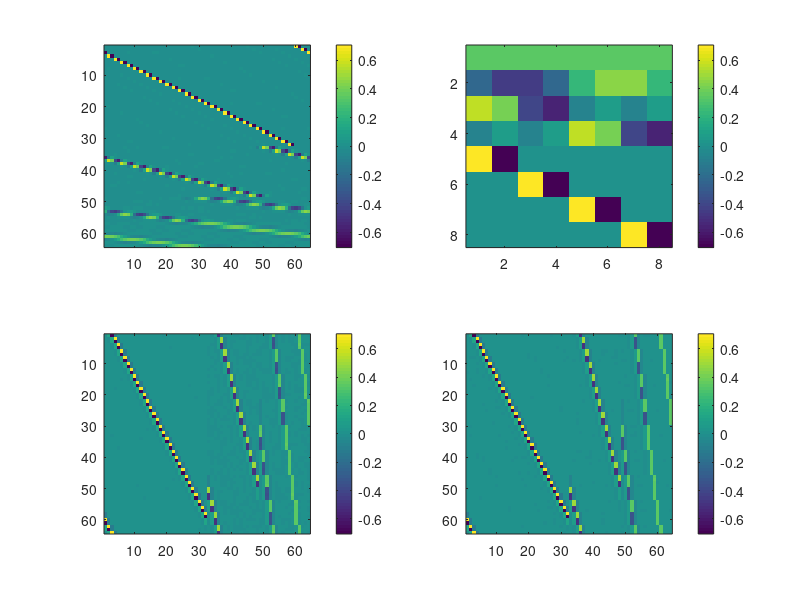
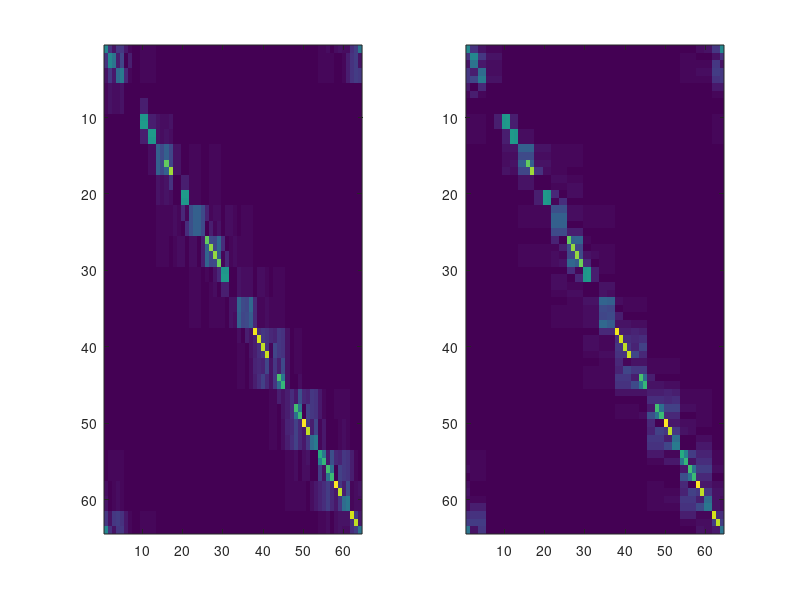

These charts were generated, in order, by the following MATLAB code: (Note: this script raises an error after producing the figures.)
clear;
levels = 3;
d0 = 64;
dim = 1;


load('bior15Filters');
Phi = LoD';
Psi = HiD';
Psi2 = flipud(HiR');
Phi2 = flipud(LoR');

% Psi = [-sqrt(2)/2;sqrt(2)/2]; Psi2 = Psi;
% Phi = abs(Psi); Phi2 = Phi;
x = zeros(d0,1);
x(1) = 1;
x0 = x;
M = zeros(d0);
for j = 1:d0

U = zeros(d0,1);
U(j) = 1;



C = zeros(d0,1);
cnt = 0;
for i = 1:levels
        % high pass filter and downsample
    FU = fft(U,size(U,dim),dim);
    d = ifft(FU.*fft(Psi,size(U,dim),dim),size(U,dim),dim);
    C(cnt+1:cnt+size(d,dim)/2) = real(d(1:2:end));
    cnt = cnt + size(d,dim)/2;
    
    % low pass filter, downsample, and move to next level
    % U = circshift(imfilter(U,Lo_d','conv','circular'),N/2);
    U = real(ifft(FU.*fft(Phi,size(U,dim),dim),size(U,dim),dim));
    U = U(1:2:end);
end
C(cnt+1:end) = U; % last step returns approximation coefficients

M(:,j) = C;
end


M2 = M;
for j = 1:d0
    
    C = zeros(d0,1);
    C(j) = 1;
Cup = cell(levels+1,1);
cnt = 0;
% HPF the upsampled detail coefficients
for i = 1:levels
    Cup{i} = zeros(d0/2^(i-1),1);
    Cup{i}(1:2:end) = C(cnt+1:cnt+d0/2^i);
    cnt = cnt + d0/2^i;
    FPsi = conj(fft(Psi2,size(Cup{i},dim),dim));
    Cup{i} = real(ifft(fft(Cup{i},size(Cup{i},dim),dim).*FPsi,size(Cup{i},dim),dim));
end
Cup{levels+1} = C(cnt+1:end);

% iteratively LPF and upsample
for i = levels+1:-1:2
    tmp = zeros(size(Cup{i-1},dim),1,'single');
    tmp(1:2:end) = Cup{i};
    FPsi = conj(fft(Phi2,size(tmp,dim),dim));
    Cup{i-1} = Cup{i-1} + real(ifft(fft(tmp,size(tmp,dim),dim).*FPsi,size(tmp,dim),dim));
end
U = Cup{1}; % next level coefficients added
M2(:,j) = U;
end

Tforward =[ 0.343550200747110   0.343550200747110   0.343550200747110   0.343550200747110   0.343550200747110   0.343550200747110   0.343550200747110   0.343550200747110
               -0.225454819240296  -0.461645582253923  -0.461645582253923  -0.225454819240296   0.225454819240296   0.461645582253923   0.461645582253923   0.225454819240296
                0.569359398342840   0.402347308162280  -0.402347308162280  -0.569359398342840  -0.083506045090280   0.083506045090280  -0.083506045090280   0.083506045090280
               -0.083506045090280   0.083506045090280  -0.083506045090280   0.083506045090280   0.569359398342840   0.402347308162280  -0.402347308162280  -0.569359398342840
                0.707106781186550  -0.707106781186550                   0                   0                   0                   0                   0                   0
                                0                   0   0.707106781186550  -0.707106781186550                   0                   0                   0                   0
                                0                   0                   0                   0   0.707106781186550  -0.707106781186550                   0                   0
                                0                   0                   0                   0                   0                   0   0.707106781186550  -0.707106781186550];
                            
                            
figure(177);
subplot(2,2,1);imagesc(M);colorbar;
subplot(2,2,2);imagesc(Tforward);colorbar;
subplot(2,2,3);imagesc(M2);colorbar;
subplot(2,2,4);imagesc(inv(M));colorbar;


D = zeros(size(M));
for i = 1:size(D,1)
    D(i,i) = randn(1);
    if D(i,i)<0
        D(i,i) = 0;
    else
        D(i,i) = 1;
    end
end

T = M2*D*M;
figure(178);
subplot(1,2,1);imagesc(abs(T));
subplot(1,2,2);imagesc(abs(T'));



myrel(T,T')
myrel(M2,inv(M))